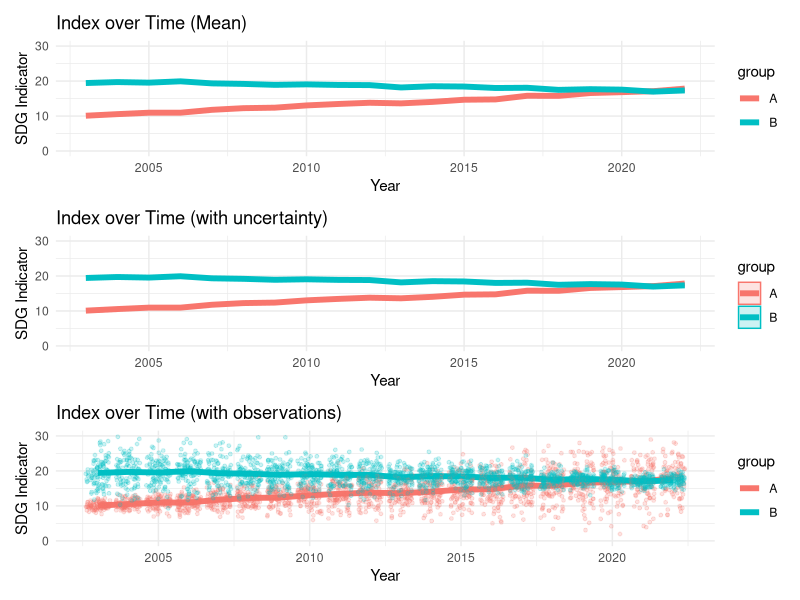
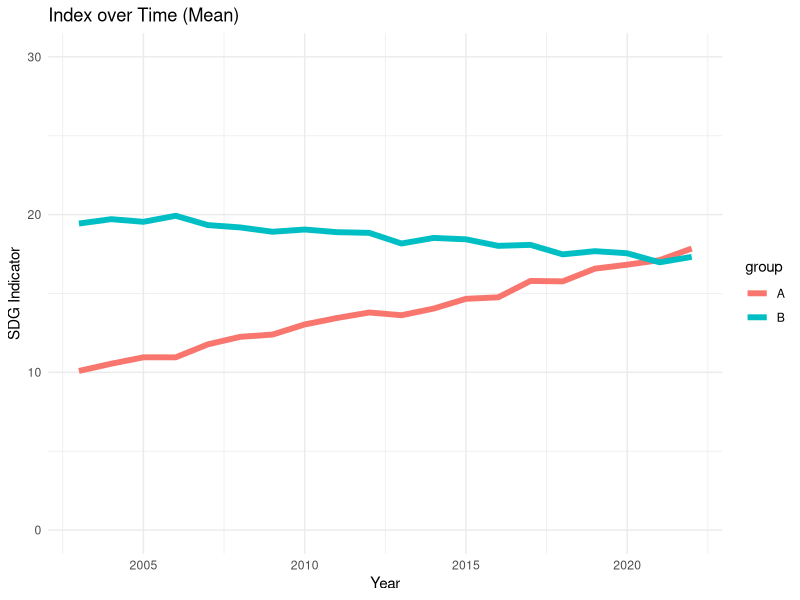
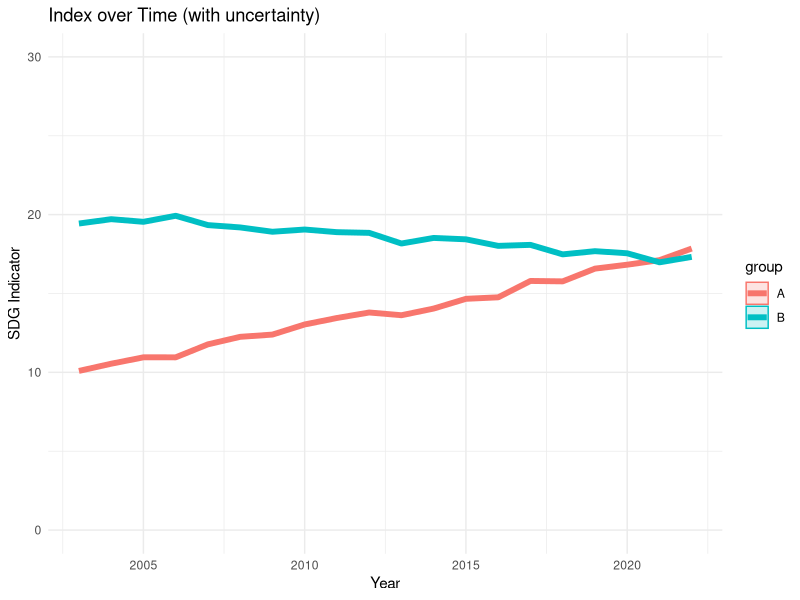
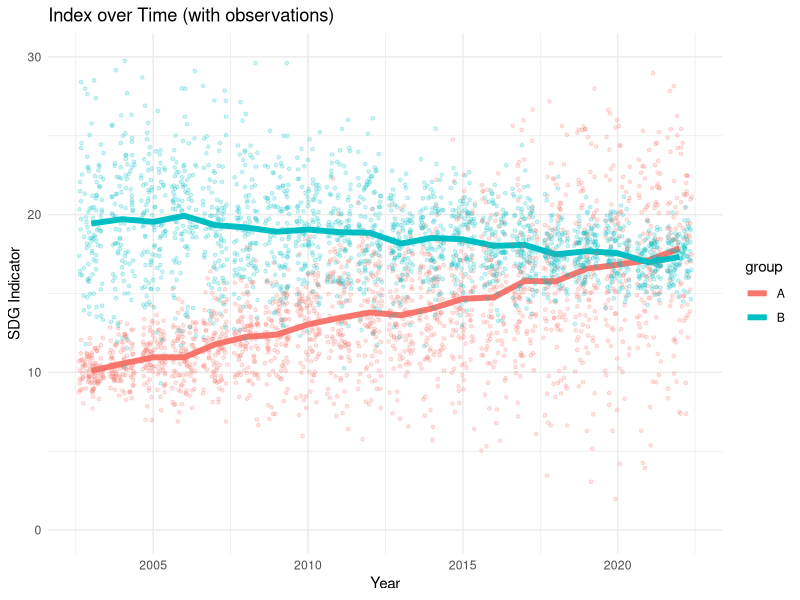

Recreate these plots in R, in order.
library(tidyverse)
library(patchwork)

set.seed(123)


# Create an empty data.frame
df <- data.frame()

# Loop over years from 2003 to 2022
for(year in 2003:2022) {
  # Create a data.frame with 100 observations for group A, with mean increasing over time
  a <- data.frame(year = year, group = "A", value = rnorm(100, mean = 10 + (year - 2003)*0.4, sd = 1 + (year - 2003)*0.22))
  # Create a data.frame with 100 observations for group B, with mean increasing over time
  b <- data.frame(year = year, group = "B", value = rnorm(100, mean = 20 - (year - 2003)*0.15, sd = 4 - (year - 2003)*0.15))
  # Create a data.frame with 100 observations for group C, with constant mean
  # c <- data.frame(year = year, group = "C", value = rnorm(100, mean = 15 + (year - 2003)*0.05,  sd = 3 - (year - 2003)*0.1))
  # Bind the three data.frames together
  df <- rbind(df, a, b)
}


# Create the first plot (mean over time)
p1 <-  ggplot(df, aes(x = year, y = value, color = group)) +
   stat_summary(fun = mean, geom = "line", size = 2 ) +
  scale_y_continuous(limits = c(0, 30)) +
  labs(title = "Index over Time (Mean)", x = "Year", y = "SDG Indicator") + 
   theme_minimal()

# Create the second plot (mean and variance over time)
p2 <-  ggplot(df, aes(x = year, y = value, color = group, fill = group)) +
  stat_summary(fun = mean, geom = "line", size = 2) +
  stat_summary(fun.data = "mean_sdl", fun.args = list(mult = 1), geom = "ribbon", alpha = 0.2) +
  scale_y_continuous(limits = c(0, 30)) +
  labs(title = "Index over Time (with uncertainty)", x = "Year", y = "SDG Indicator") +  
   theme_minimal()

p3 <-  ggplot(df, aes(x = year, y = value, color = group)) +
  stat_summary(fun = mean, geom = "line", size = 2) +
  #stat_summary(fun.data = "mean_sdl", fun.args = list(mult = 1), geom = "ribbon", alpha = 0.2) +
  geom_jitter(alpha = 0.2, size = 1) +
  scale_y_continuous(limits = c(0, 30)) +
  labs(title = "Index over Time (with observations)", x = "Year", y = "SDG Indicator") +  
  theme_minimal()

# Display the plots
(p1 / p2/p3)
p1
p2
p3

